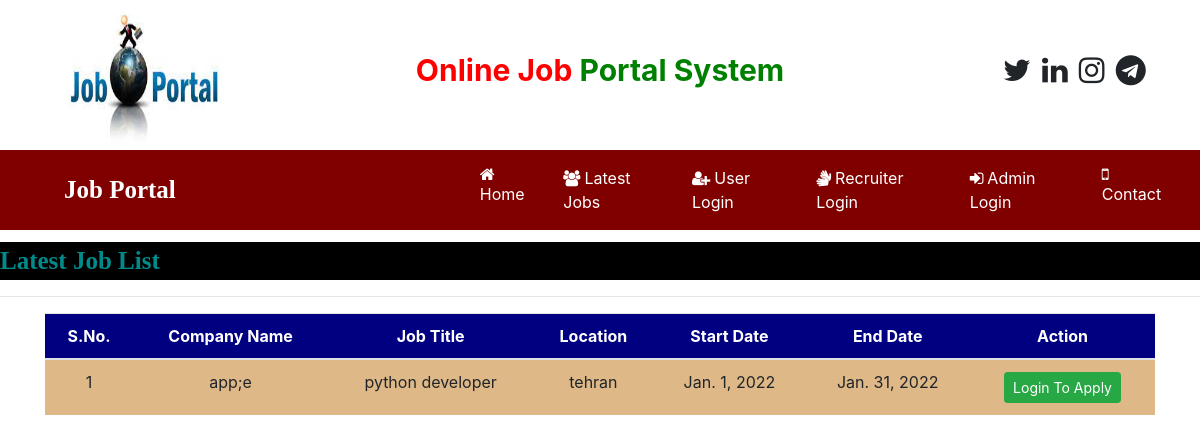
The page /latest_jobs on the database as committed earlier.
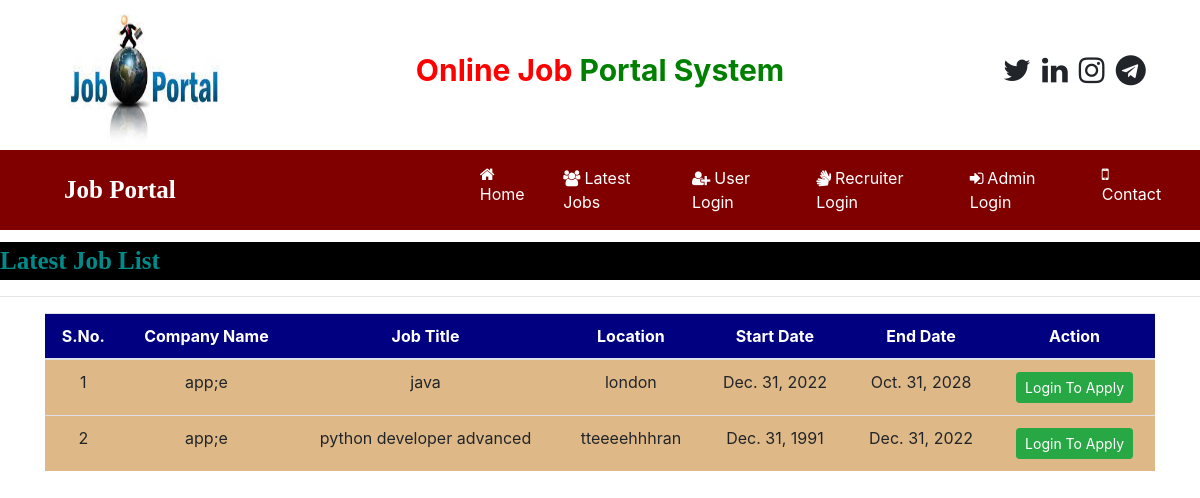
The same page on the database as committed later.
### job/models.py (models this page shows, shortened)
class Job(models.Model):
    recruiter = models.ForeignKey(Recruiter,on_delete=models.CASCADE)
    start_date = models.DateField()
    end_date = models.DateField()
    title = models.CharField(max_length=100)
    salary = models.FloatField(max_length=20)
    image = models.FileField()
    description = models.CharField(max_length=300)
    experience = models.CharField(max_length=50)
    location = models.CharField(max_length=100)
    skills = models.CharField(max_length=100)
    creationdate = models.DateField()

class Recruiter(models.Model):
    user = models.ForeignKey(User, on_delete=models.CASCADE)
    mobile = models.CharField(max_length=15, null=True)
    image = models.FileField(null=True)
    gender = models.CharField(max_length=10, null=True)
    company = models.CharField(max_length=100, null=True)
    type = models.CharField(max_length=15, null=True)
    status = models.CharField(max_length=20, null=True)

### job/views.py (the view)
# urls.py: path('latest_jobs', latest_jobs, name='latest_jobs'),
def latest_jobs(request):
    job = Job.objects.all().order_by('-start_date')
    d = {'job':job}
    return render(request, 'job/latest_jobs.html',d)

### job/templates/job/latest_jobs.html (shortened to what this page needs)
{% load static %}
{% block body %}
{% include 'job/navigation.html' %}
<marquee behavior="" direction="" style="font-family: cursive; font-size: 25px; color: darkcyan;background-color: black; font-weight: bold; margin-top: 1%;">
    Latest Job List
</marquee>
<hr>
<div class="container">
    <table id="example" class="table table-hover ">
        <thead>
            <tr style="background-color: #000080; color: white;">
                <th>S.No.</th>
                <th>Company Name</th>
                <th>Job Title</th>
                <th>Location</th>
                <th>Start Date</th>
                <th>End Date</th>
                <th>Action</th>
            </tr>
        </thead>
        <tbody>
            {% for i in job %}
                <tr style="background-color: #DEB887;">
                    <td>{{forloop.counter}}</td>
                    <td>{{i.recruiter.company}}</td>
                    <td>{{i.title}}</td>
                    <td>{{i.location}}</td>
                    <td>{{i.start_date}}</td>
                    <td>{{i.end_date}}</td>
                    <td>
                        <a href="{% url 'job:user_login'%}" class="btn btn-success btn-sm" >Login To Apply</a>
                    </td>
                </tr>
            {% endfor %}
        </tbody>
    </table>
</div>
{% endblock body %}

Rows that differ between the two databases and show on the page:
added Job: recruiter.company "app;e", title "java", location "london", start_date "Dec. 31, 2022", end_date "Oct. 31, 2028"
changed Job: title "python developer" → "python developer advanced"; location "tehran" → "tteeeehhhran"; start_date "Jan. 1, 2022" → "Dec. 31, 1991"; end_date "Jan. 31, 2022" → "Dec. 31, 2022"
